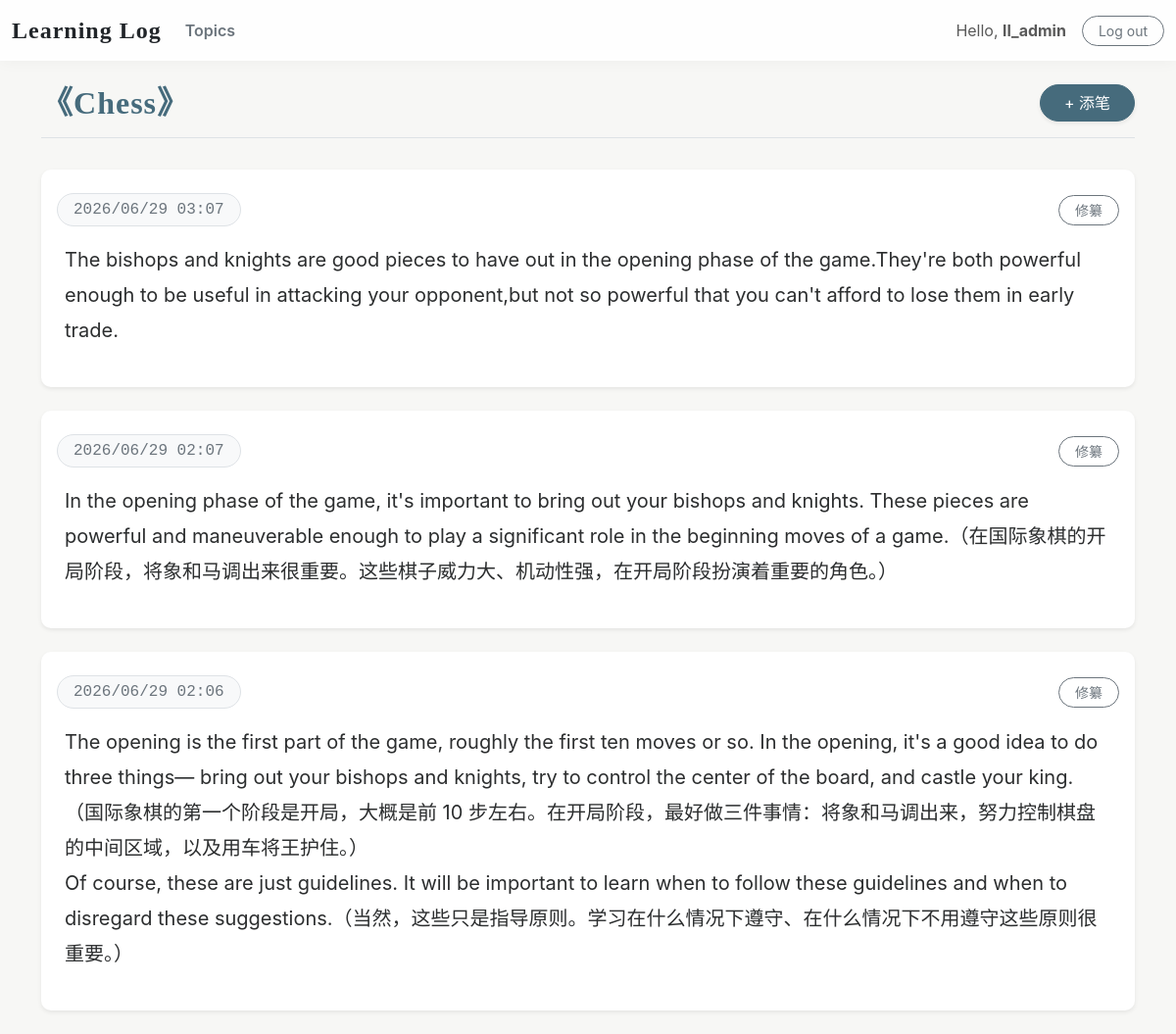
The page /topics/1/ (signed in) on the database its author committed.
### learning_logs/models.py (models this page shows, shortened)
class Topic(models.Model):
    text = models.CharField(max_length=200)
    owner = models.ForeignKey(User, on_delete=models.CASCADE)
    date_added = models.DateTimeField(auto_now_add=True)

class Entry(models.Model):
    topic = models.ForeignKey(Topic, on_delete=models.CASCADE)
    text = models.TextField()
    date_added = models.DateTimeField(auto_now_add=True)
    class Meta:
        verbose_name_plural = 'entries'

### learning_logs/views.py (the view)
# urls.py: path('topics/<int:topic_id>/', views.topic, name='topic'),
@login_required
def topic(request, topic_id):
    topic = Topic.objects.get(id=topic_id)
    if topic.owner != request.user:
        raise Http404
    entries = topic.entry_set.order_by('-date_added')
    context = {'topic': topic, 'entries': entries}
    return render(request, 'learning_logs/topic.html', context)

### learning_logs/templates/learning_logs/topic.html
{% extends 'learning_logs/base.html' %}
{% block page_header %}
    <div class="d-flex justify-content-between align-items-center mt-3 border-bottom pb-3">
        <h2 class="fw-bold serif-text mb-0" style="color: var(--primary-color);">《{{ topic.text }}》</h2>
        <a href="{% url 'learning_logs:new_entry' topic.id %}" class="btn btn-primary rounded-pill px-4 shadow-sm">
            + 添笔
        </a>
    </div>
{% endblock page_header %}
{% block content %}
    <div class="mt-4">
    {% for entry in entries %}
      <div class="card mb-4 bg-white border-0 shadow-sm">
        <div class="card-header bg-transparent border-bottom-0 pt-4 pb-0 d-flex justify-content-between align-items-center">
          <span class="badge rounded-pill bg-light text-secondary border px-3 py-2 fw-normal fs-6" style="font-family: monospace, sans-serif;">
              {{ entry.date_added|date:'Y/m/d H:i' }}
          </span>
          <a href="{% url 'learning_logs:edit_entry' entry.id %}" class="btn btn-sm btn-outline-secondary rounded-pill px-3">修纂</a>
        </div>
        <div class="card-body px-4 pb-4 pt-3 fs-5" style="line-height: 1.8; color: var(--text-main);">
          {{ entry.text|linebreaks }}
        </div>
      </div>
    {% empty %}
      <div class="text-center py-5 text-muted card bg-white border-0 shadow-sm">
          <p class="fs-5 mb-0">此处尚无笔墨，快来写下第一段心得吧。</p>
      </div>
    {% endfor %}
    </div>
{% endblock content %}

### learning_logs/templates/learning_logs/base.html (shortened to what this page needs)
<!doctype html>
<html lang="zh-CN">
  <head>
    {% load django_bootstrap5 %}
    {% bootstrap_css %}
  </head>
  <body>
    <nav class="navbar navbar-expand-md navbar-light bg-light mb-4 sticky-top">
      <div class="container-fluid">
        <a class="navbar-brand fw-bold fs-4 text-dark" href="{% url 'learning_logs:index' %}">
          Learning Log
        </a>
        <div class="collapse navbar-collapse" id="navbarCollapse">
          <ul class="navbar-nav me-auto mb-2 mb-md-0">
            <li class="nav-item">
              <a class="nav-link fs-6 fw-semibold text-secondary" href="{% url 'learning_logs:topics' %}">Topics</a>
            </li>
          </ul>
          <ul class="navbar-nav ms-auto mb-2 mb-md-0 align-items-center">
            {% if user.is_authenticated %}
              <li class="nav-item">
                <span class="navbar-text me-3 fs-6">Hello, <strong>{{ user.username }}</strong></span>
              </li>
              <li class="nav-item">
                <form action="{% url 'accounts:logout' %}" method="post" class="m-0">
                  <button name="submit" class="btn btn-outline-secondary btn-sm rounded-pill px-3">Log out</button>
                </form>
              </li>
            {% endif %}
          </ul>
        </div>
      </div>
    </nav>
    <main class="container">
      <div class="pb-2 mb-4">
        {% block page_header %}{% endblock page_header %}
      </div>
      {% block content %}{% endblock content %}
    </main>
  </body>
</html>

### learning_logs/templates/learning_logs/base.html (style rules this page uses)
:root { --primary-color: #466b7c; --bg-color: #f7f7f5; --text-main: #2c2e2f; --accent-color: #a73232; --card-bg: #ffffff; }
body { background-color: var(--bg-color); color: var(--text-main); font-family: -apple-system, BlinkMacSystemFont, "Segoe UI", Roboto, "Helvetica Neue", Arial, sans-serif; }
h1, h2, h3, h4, h5, h6, .navbar-brand, .serif-text { font-family: "Noto Serif SC", "STSong", "华文宋体", "SimSun", serif; letter-spacing: 1px; }
.navbar { background-color: rgba(255, 255, 255, 0.85) !important; backdrop-filter: blur(10px); box-shadow: 0 1px 15px rgba(0,0,0,0.04); border-bottom: none !important; }
.btn-primary { background-color: var(--primary-color); border-color: var(--primary-color); transition: all 0.3s ease; }
.card { border-radius: 10px; border: 1px solid rgba(0,0,0,0.04); box-shadow: 0 4px 15px rgba(0,0,0,0.02); transition: transform 0.3s ease, box-shadow 0.3s ease; }

### rows shown on the page
Topic: text "Chess"
Entry: date_added "2026/06/29 03:07", text "The bishops and knights are good pieces to have out in the opening phase of the game.They're both powerful enough to be useful in attacking your opponent,but not so powerful that you can't afford to lose them in early trade."
Entry: date_added "2026/06/29 02:07", text "In the opening phase of the game, it's important to bring out your bishops and knights. These pieces are powerful and maneuverable enough to play a significant role in the beginning moves of a game.（在国际象棋的开局阶段，将象和⻢调出来很重要。这些棋⼦威⼒⼤、机动性强，在开局阶段扮演着重要的⾓⾊。）"
Entry: date_added "2026/06/29 02:06", text "The opening is the first part of the game, roughly the first ten moves or so. In the opening, it's a good idea to do three things— bring out your bishops and knights, try to control the center of the board, and castle your king.（国际象棋的第⼀个阶段是开局，⼤概是前 10 步左右。在开局阶段，最好做三件事情：将象和⻢调出来，努⼒控制棋盘的中间区域，以及⽤⻋将王护住。） Of course, these are just guidelines. It will be important to learn when to follow these guidelines and when to disregard these suggestions.（当然，这些只是指导原则。学习在什么情况下遵守、在什么情况下不⽤遵守这些原则很重要。）"

### other values the page prints
{{ user.username }} "ll_admin"
